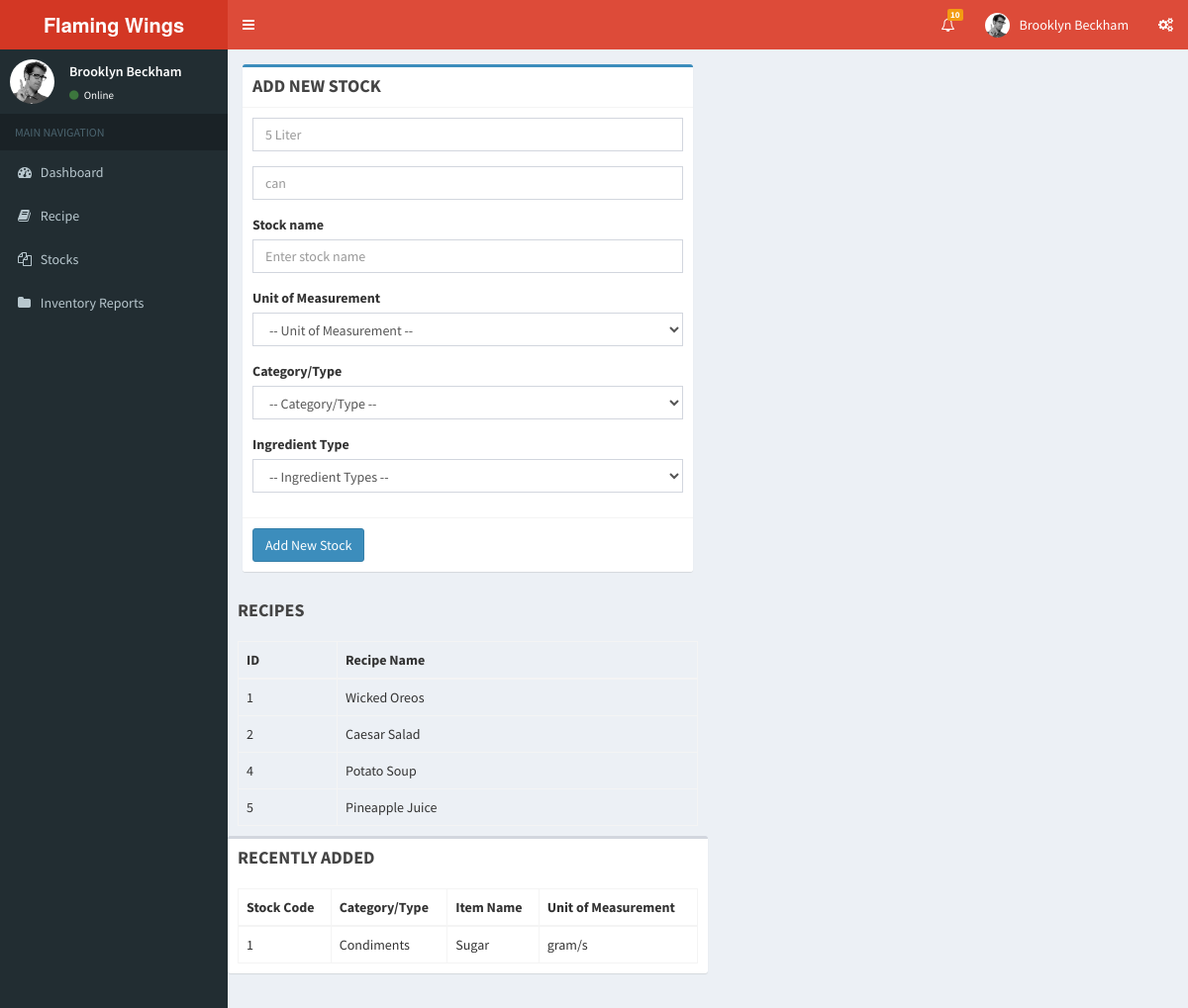
Page /AddStock.php on the committed database.
### tables this page shows
CREATE TABLE `recipe` (
  `recipe_id` int(4) NOT NULL,
  `recipe_name` text NOT NULL,
  `recipe_typeid` int(4) NOT NULL,
  `deactivate` binary(2) NOT NULL
);

CREATE TABLE `stock` (
  `stock_id` int(4) NOT NULL,
  `sname` text NOT NULL,
  `qty` int(5) NOT NULL,
  `unit_id` int(4) NOT NULL,
  `ingName_id` int(4) NOT NULL,
  `stocktype_id` int(4) NOT NULL,
  `pack_id` int(4) NOT NULL,
  `deactivate` binary(2) NOT NULL
);

CREATE TABLE `stocktype` (
  `stocktype_id` int(4) NOT NULL,
  `stock_type` text NOT NULL
);

CREATE TABLE `unitmeasurement` (
  `unit_id` int(4) NOT NULL,
  `unit_name` varchar(30) NOT NULL
);

### AddStock.php (the view, shortened to what this page needs)
<!DOCTYPE html>
<html>
  <head>
    <link rel="stylesheet" href="bootstrap/css/bootstrap.min.css">
    <link rel="stylesheet" href="https://maxcdn.bootstrapcdn.com/font-awesome/4.4.0/css/font-awesome.min.css">
    <link rel="stylesheet" href="https://code.ionicframework.com/ionicons/2.0.1/css/ionicons.min.css">
    <link rel="stylesheet" href="dist/css/AdminLTE.min.css">
    <link rel="stylesheet" href="dist/css/skins/_all-skins.min.css">
    <link rel="stylesheet" href="plugins/iCheck/flat/blue.css">
    <link rel="stylesheet" href="plugins/morris/morris.css">
    <link rel="stylesheet" href="plugins/jvectormap/jquery-jvectormap-1.2.2.css">
    <link rel="stylesheet" href="plugins/datepicker/datepicker3.css">
    <link rel="stylesheet" href="plugins/daterangepicker/daterangepicker-bs3.css">
    <link rel="stylesheet" href="plugins/bootstrap-wysihtml5/bootstrap3-wysihtml5.min.css">
   <?PHP
   include("dbconnection.php")
   ?>
  </head>
  <body class="hold-transition skin-red sidebar-mini">
    <div class="wrapper">
      <header class="main-header">
        <a href="http://localhost/Flaming Wings/MAIN.php" class="logo">
          <span class="logo-lg"><b>Flaming Wings</b></span>
        </a>
        <nav class="navbar navbar-static-top" role="navigation">
          <a href="#" class="sidebar-toggle" data-toggle="offcanvas" role="button">
          </a>
          <div class="navbar-custom-menu">
            <ul class="nav navbar-nav">
              <li class="dropdown notifications-menu">
                <a href="#" class="dropdown-toggle" data-toggle="dropdown">
                  <i class="fa fa-bell-o"></i>
                  <span class="label label-warning">10</span>
                </a>
              </li>
              <li class="dropdown user user-menu">
                <a href="#" class="dropdown-toggle" data-toggle="dropdown">
                  <img src="dist/img/user2-160x160.jpg" class="user-image" alt="User Image">
                  <span class="hidden-xs">Brooklyn Beckham</span>
                </a>
              </li>
              <li>
                <a href="#" data-toggle="control-sidebar"><i class="fa fa-gears"></i></a>
              </li>
            </ul>
          </div>
        </nav>
      </header>
      <aside class="main-sidebar">
        <section class="sidebar">
          <div class="user-panel">
            <div class="pull-left image">
              <img src="dist/img/user2-160x160.jpg" class="img-circle" alt="User Image">
            </div>
            <div class="pull-left info">
              <p>Brooklyn Beckham</p>
              <a href="#"><i class="fa fa-circle text-success"></i> Online</a>
            </div>
          </div>
          <ul class="sidebar-menu">
            <li class="header">MAIN NAVIGATION</li>
            <li class="treeview">
              <a href="http://localhost/Flaming Wings/MAIN.php">
                <i class="fa fa-dashboard"></i> <span>Dashboard</span>
              </a>
            </li>
            <li class="treeview">
              <a href="#">
                <i class="fa fa-book"></i>
                <span>Recipe</span>
              </a>
            </li>
             <li class="treeview">
              <a href="#">
                <i class="fa fa-files-o"></i>
                <span>Stocks</span>
              </a>
            </li>
         <li class="treeview">
              <a href="#">
                <i class="fa fa-folder"></i>
                <span>Inventory Reports</span>
              </a>
            </li>
      </aside>
    <div class="content-wrapper">
       <section class="content">
          <div class="row">
            <div class="col-md-6">
              <div class="box box-primary">
                <div class="box-header with-border">
                  <h3 class="box-title"><b>ADD NEW STOCK</b></h3>
                </div>
                <form role="form" action="AddStock1.php" method="post">
                  <div class="box-body">
                    <div class="form-group">
                      <input type="text" class="form-control" id="#" placeholder="5 Liter" maxlength="30" name="sname">
                    </div>
                      <div class="form-group">
                      <input type="text" class="form-control" id="#" placeholder="can" maxlength="30" name="sname">
                    </div>
                     <div class="form-group">
                      <label for="InputItemName">Stock name</label>
                      <input type="text" class="form-control" id="InputItemName" placeholder="Enter stock name" maxlength="30" name="sname" required
                      value="<?php if (isset($_POST['sname']) && !$flag) echo $_POST['sname']; ?>">
                    </div>
                     <div class="form-group">
                      <label>Unit of Measurement</label>
                      <select class="form-control" name="unitM" required
                      value="<?php if (isset($_POST['unitM']) && !$flag) echo $_POST['unitM']; ?>">
                        <option value="" disabled selected> -- Unit of Measurement --</option> //list of measurements from database
                      </select>
                    </div>
                     <div class="form-group">
                      <label>Category/Type</label>
                      <select class="form-control" placeholder="Category/Type" name="type" required
                      value="<?php if (isset($_POST['type']) && !$flag) echo $_POST['type']; ?>">
                        <option value="" disabled selected> -- Category/Type --</option> //list of stock type from database
                      </select>
                    </div>
                     <div class="form-group">
                      <label>Ingredient Type</label>
                      <select class="form-control" placeholder="Ingredient Types" name="ingtype" required
                      value="<?php if (isset($_POST['ingtype']) && !$flag) echo $_POST['ingtype']; ?>">
                        <option value="" disabled selected> -- Ingredient Types --</option>
                      </select>
                    </div>
                  </div>
                  <div class="box-footer">
                    <button type="submit" class="btn btn-primary">Add New Stock</button>
                  </div>
                </form>
              </div>
              <div class="row">
                <div class="col-xs-40">
                  <div class="box-header">
                    <h3 class="box-title"><b>RECIPES</b></h3>
                    </div>
                <div class="box-body">
                  <table id="recipe" class="table table-bordered table-hover">
                    <thead>
                      <tr>
                        <th>ID</th>
                        <th>Recipe Name</th>
                      </tr>
                    </thead>
                    <tbody>
                       <?php
                        $sql = mysqli_query($connect, "SELECT * FROM recipe NATURAL JOIN recipetype");
                        while ($row = mysqli_fetch_array($sql)){
                          echo "<tr>";
                          echo "<td>".$row['recipe_id']."</td>";
                          echo "<td>".$row["recipe_name"]."</td>";
                          echo "</tr>";
                        }
                         ?>
                    </tbody>
                  </table>
                </div>
              </div>
              <div class="row">
            <div class="col-xs-12">
              <div class="box">
                <div class="box-header">
                  <h3 class="box-title"><b>RECENTLY ADDED</b></h3>
                </div>
                <div class="box-body">
                  <table id="recentlyadded" class="table table-bordered table-hover">
                    <thead>
                      <tr>
                        <th>Stock Code</th>
                        <th>Category/Type</th>
                        <th>Item Name</th>
                        <th>Unit of Measurement</th>
                      </tr>
                    </thead>
                    <tbody>
                       <?php
                        $sql = mysqli_query($connect, "SELECT * FROM stock NATURAL JOIN stocktype NATURAL JOIN unitmeasurement NATURAL JOIN ingredientname");
                        while ($row = mysqli_fetch_array($sql)){
                          echo "<tr>";
                          echo "<td>".$row['stock_id']."</td>";
                          echo "<td>".$row["stock_type"]."</td>";
                          echo "<td>".$row["sname"]."</td>";
                          echo "<td>".$row["unit_name"]."</td>";
                          echo "</tr>";
                        }
                         ?>
                    </tbody>
                  </table>
                </div>
              </div>
    </div>
          </div>
    </div>
  </body>
</html>

### rows in the picture
recipe: recipe_id "1", recipe_name "Wicked Oreos"
recipe: recipe_id "2", recipe_name "Caesar Salad"
recipe: recipe_id "4", recipe_name "Potato Soup"
recipe: recipe_id "5", recipe_name "Pineapple Juice"
stock: stock_id "1", stocktype.stock_type "Condiments", sname "Sugar", unit.unit_name "gram/s"
